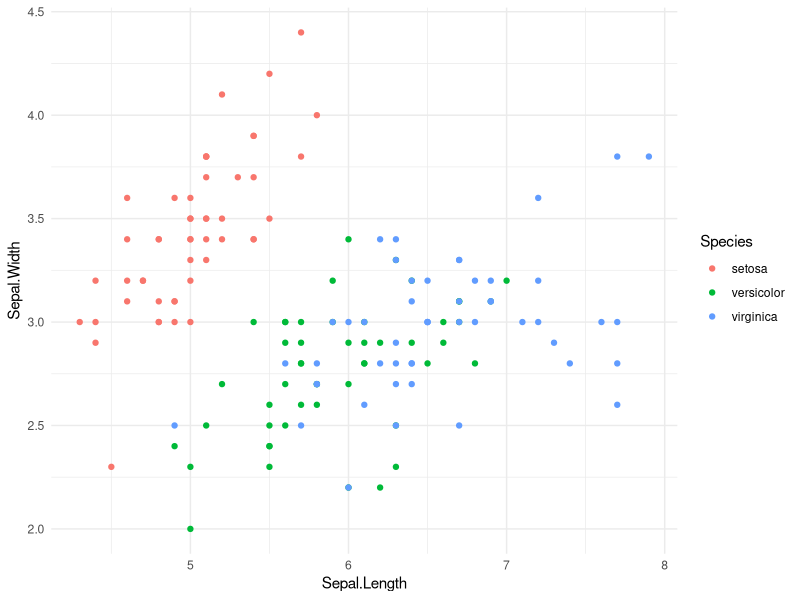
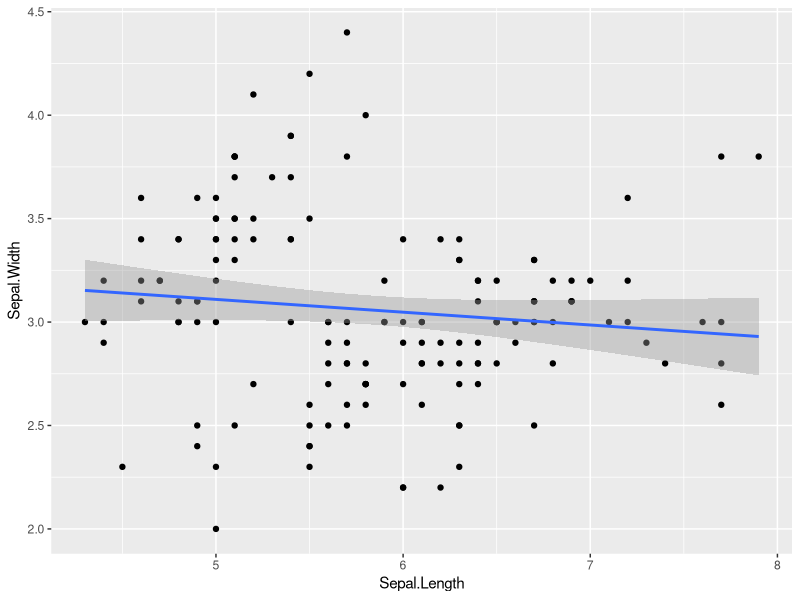
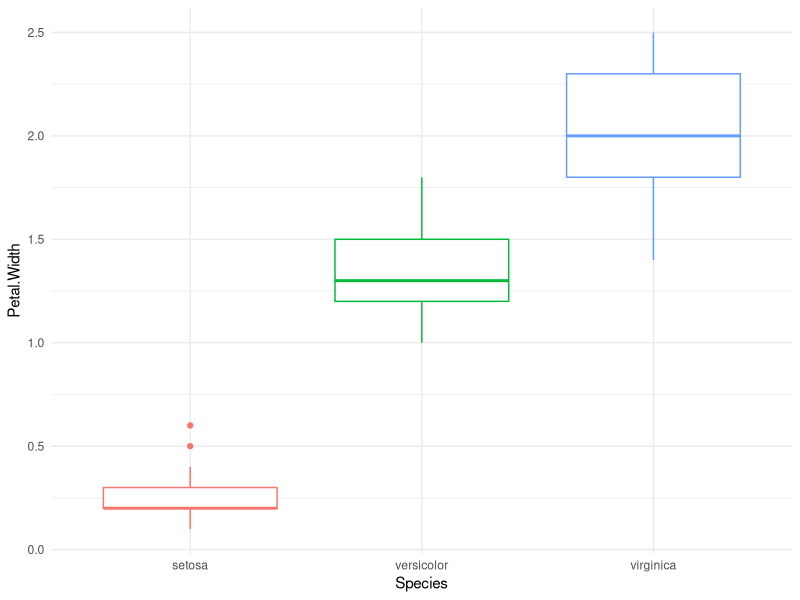
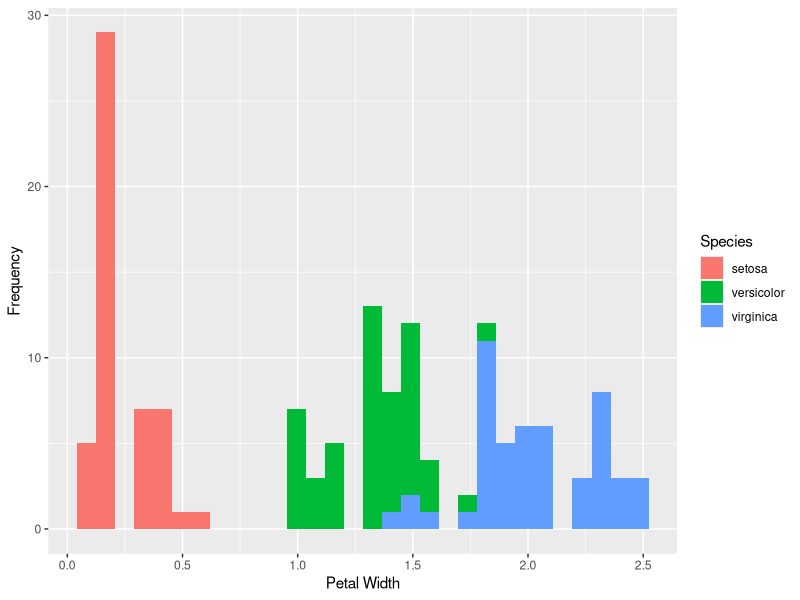

Generate these figures, in order, with R:
## ---- chunk 1
knitr::opts_chunk$set(echo = TRUE)
## ---- chunk 2
library(ggplot2)
data("iris")
head(iris)
## ---- chunk 3
ggplot(data=iris,aes(x=Sepal.Length, y=Sepal.Width,color=Species)) + geom_point() + theme_minimal()
## ---- chunk 4
ggplot(data=iris,mapping=aes(x=Sepal.Length,y=Sepal.Width)) + geom_point() + geom_smooth(method="lm")
## ---- chunk 5
cor(iris$Sepal.Length, iris$Sepal.Width, method = 'pearson')
## ---- chunk 6
ggplot(data=iris,aes(x=Species, y=Petal.Width,color=Species)) + geom_boxplot() + theme_minimal() + theme(legend.position="none")
## ---- chunk 7
ggplot(data=iris, aes(x=Petal.Width))+
  geom_histogram(aes(fill=Species)) + 
  xlab("Petal Width") +  
  ylab("Frequency")
## ---- chunk 8
t.test(Petal.Width ~ Species,iris,Species %in% c("setosa", "virginica"))
